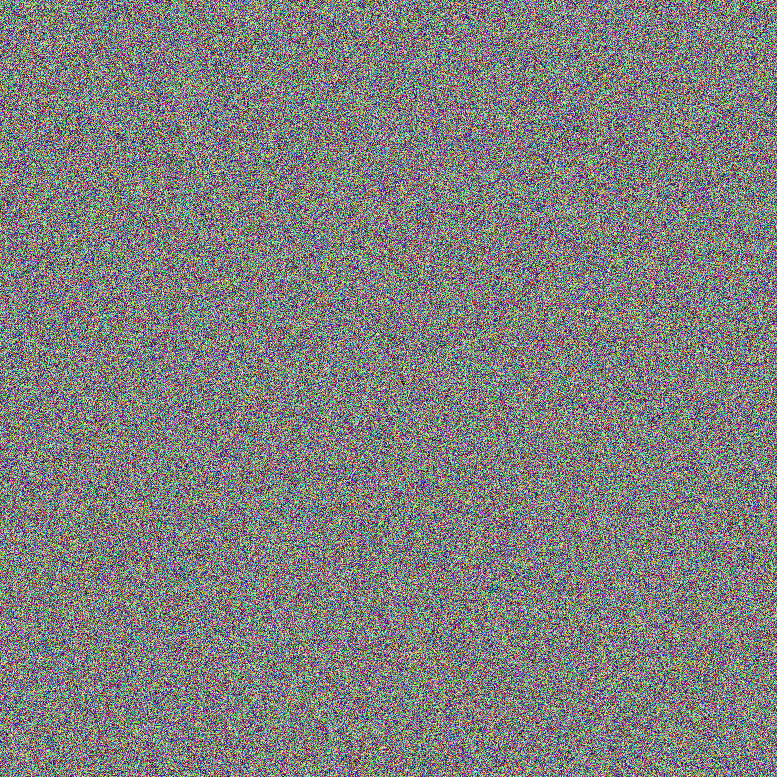
#> input picture deadpool_criptografado.png, 777 x 777 px, found by its file name
$ python app.py
#> lines starting #> are read from the running program, lines starting #| are printed output that depends on the picture
### matrizes_operations/arnold_melhorado.py
import numpy as np


import os
import sys

from pathlib import Path

# Define a pasta raiz do projeto de forma robusta
raiz_projeto = Path(__file__).resolve().parent.parent

if str(raiz_projeto) not in sys.path:
    sys.path.append(str(raiz_projeto))

from matrizes_operations.util import *


# [30 lines left out: function arnold_fast, not called in this run]

def decript_arnold(img_array, k , matriz_base=None):
    """_summary_

    Args:
        img_array (_numpy.ndarray_): _imagem em array_
        k (_int_): _é o valor chave de criptografia -> chave única_
        matriz_base (_numpy.ndarray_, optional): _é a matriz base feita na criptografia, é aconselhavel deixar a função fazer o trabalho_. Defaults to None.

    Returns:
        _numpy.ndarray_: _imagem em array desconfundida com o processo inverso do gato de Arnold_
    """
    n = img_array.shape[0]

    x, y = np.meshgrid(np.arange(n), np.arange(n), indexing="ij")

    if matriz_base is None:
        matriz_base = np.array([[1, 1],
                                [1, 2]])
    p = periodo(matriz_base, n) #periodo dde Paincaré
    k = k % p
    M = expoente_modular(matriz_base, abs(p - k), n)

    nx = (M[0, 0] * x + M[0, 1] * y) % n
    ny = (M[1, 0] * x + M[1, 1] * y) % n
    #nx = (2*x - y) % n
    #ny = (-x + y) % n

    return img_array[nx, ny]


# [15 lines that do not run on import are left out]


### matrizes_operations/util.py
from PIL import Image
import numpy as np


def periodo(matriz_base, n):
    current = matriz_base.copy()
    I = np.eye(2, dtype=int)  # Matriz Identidade 2x2
    passos = 1

    # Loop multiplicando a matriz 2x2 e aplicando o módulo n
    while not np.array_equal(current, I):
        current = np.dot(current, matriz_base) % n
        passos += 1
    print(passos)
    return passos


def expoente_modular(A, k, n):
    t = A.shape[0]
    result = np.identity(t, dtype=int)
    base = A.astype(object)

    while k > 0:
        if k % 2 == 1:
            result = np.dot(result, base) % n
        base = np.dot(base,base) % n
        k//=2
    return result.astype(int)

def recuperar_imagem(img_array):
    # Converte o array do numpy (uint8) de volta para uma imagem PIL
    # O modo 'RGB' garante que as cores sejam interpretadas corretamente
    img_final = Image.fromarray(img_array.astype(np.uint8), 'RGB')
    return img_final


def inverso_modular_det(det, m=256):
    """Acha o inverso do determinante no módulo 256."""
    det = det % m
    for x in range(1, m):
        if (det * x) % m == 1:
            return x
    raise ValueError("Determinante não possui inverso (não é ímpar).")

def calcular_inversa(matriz):
    """Calcula a inversa modular 3x3 de forma simples e direta."""
    # 1. Calcular o determinante inteiro
    det = int(round(np.linalg.det(matriz)))
    inv_det = inverso_modular_det(det, 256)

    # 2. O truque clássico da Álgebra Linear para achar a Adjunta:
    # A matriz inversa tradicional é (1/det) * Adjunta.
    # Portanto, se multiplicarmos a inversa tradicional pelo det, sobra a Adjunta!
    inversa_tradicional = np.linalg.inv(matriz)
    adjunta = np.round(inversa_tradicional * det).astype(int)

    # 3. Multiplicar o inverso do determinante pela adjunta no módulo 256
    matriz_inversa_modular = (inv_det * adjunta) % 256

    return matriz_inversa_modular.astype(np.uint8)

# [28 lines left out: functions image_to_array, alterar_imagem_pixel_save, not called in this run]


# [3 lines that do not run on import are left out]

### matrizes_operations/difusao.py
from PIL import Image
import numpy as np
import os
import sys


from pathlib import Path

# Define a pasta raiz do projeto de forma robusta
raiz_projeto = Path(__file__).resolve().parent.parent

if str(raiz_projeto) not in sys.path:
    sys.path.append(str(raiz_projeto))


from matrizes_operations.util import *

def gerar_matriz_hill_valida(chave_dh):
    """
    Gera uma matriz 3x3 inteira a partir da chave Diffie-Hellman
    garantindo que ela seja inversível no módulo 256.
    """
    # 1. Usamos a chave do DH como semente do gerador pseudoaleatório.
    # Como a semente é a mesma, emissor e receptor criarão a mesma sequência!
    # Convertemos para string e depois pegamos o hash/inteiro se for muito grande
    X = np.array([[1, 1, 1],
                  [1, 2, 2],
                  [2, 3, 4]])
    #semente = int(chave_dh) % (2**32 - 1)
    #rng = np.random.default_rng(semente)
    """
    while True:
        # Gerar 9 números aleatórios entre 0 e 255 para preencher a matriz 3x3
        matriz = rng.integers(0, 256, size=(3, 3))

        # Calcular o determinante arredondado para inteiro
        det = int(round(np.linalg.det(matriz)))
        det_mod_256 = det % 256

        # REGRA CRÍTICA DE ALGEBRA:
        # O mdc(det_mod_256, 256) precisa ser 1. Como 256 só divide por potências de 2,
        # o determinante no módulo 256 precisa ser apenas um NÚMERO ÍMPPAR e diferente de 0.
        if det_mod_256 != 0 and det_mod_256 % 2 != 0:
            return matriz
        # Se não for ímpar, o 'while' continua e o gerador cria outra de forma determinística
    """

    M = expoente_modular(X, chave_dh, 256)
    return M

# [17 lines left out: function cifrar_com_chave_dh, not called in this run]


def decifrar_com_chave_dh(img_array, chave_dh):
    # 1. Garante que a imagem seja tratada como inteiros de 64 bits para evitar overflow
    img_np = img_array.astype(np.int64)
    linhas, colunas, canais = img_np.shape

    # 2. Gera a matriz de Hill 3x3 a partir da chave Diffie-Hellman
    matriz_original = gerar_matriz_hill_valida(chave_dh)

    # 3. Calcula a matriz inversa modular (garantindo que seja int64)
    K_inversa = calcular_inversa(matriz_original).astype(np.int64)

    # 4. Vetoriza os pixels da imagem para o formato (N, 3)
    pixels_vetorizados = img_np.reshape(-1, 3)

    # 5. Aplica a multiplicação pela matriz inversa e tira o módulo 256
    # Como tudo é int64, o resultado intermediário não estoura a memória
    pixels_decifrados = np.dot(pixels_vetorizados, K_inversa.T) % 256

    # 6. Reconstrói o array no formato original da imagem e converte para uint8
    img_decifrada_np = pixels_decifrados.reshape(linhas, colunas, 3).astype(np.uint8)

    # 7. Retorna o objeto de Imagem do Pillow pronto para ser exibido
    return img_decifrada_np

# [57 lines left out: functions difundir_canal, dedifundir_canal, difusao_avalanche, dedifusao_avalanche, not called in this run]


chave_secreta_dh = 983471298347192384712394817239481273912839

# Executa a difusão

### app.py
import numpy as np
from PIL import Image
from matrizes_operations import arnold_melhorado
from matrizes_operations import difusao


from matrizes_operations.util import *


k = 60000

img_array = np.array(Image.open('aplication/deadpool_criptografado.png'))
#> img_array is the input picture: shape (777, 777, 3); mean R, G, B 127.4, 127.3, 125.9
img_result = arnold_melhorado.decript_arnold(img_array, k)
#| 152
#> in decript_arnold, `return img_array[nx, ny]`:
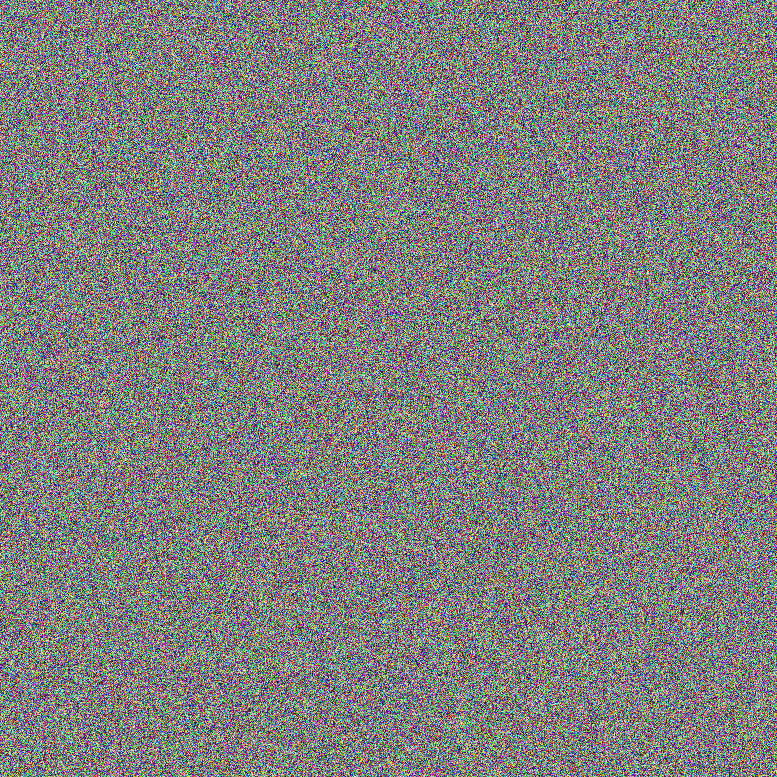
#> returned value: shape (777, 777, 3); mean of channels 0, 1, 2 127.4, 127.3, 125.9; drawn as R, G, B

x = difusao.decifrar_com_chave_dh(img_result, k)
#> in decifrar_com_chave_dh, `img_decifrada_np = pixels_decifrados.reshape(linhas, colunas, 3).astyp..`:
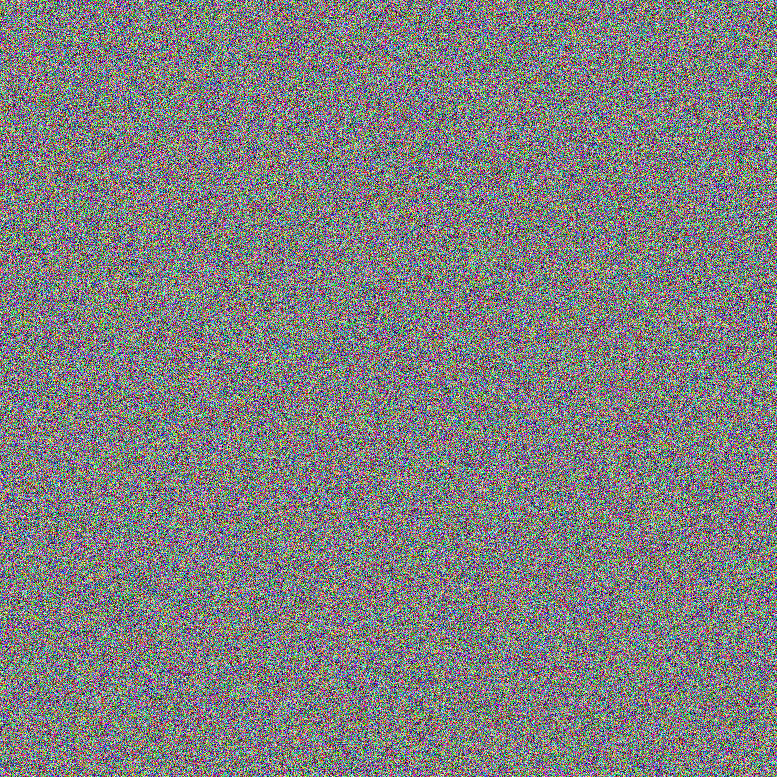
#> img_decifrada_np: shape (777, 777, 3); mean of channels 0, 1, 2 127.4, 127.7, 127.9; drawn as R, G, B
recuperar_imagem(img_result).show()
